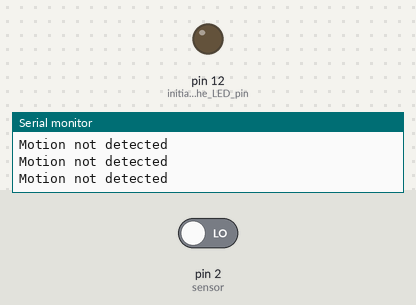
The sketch below on a simulated Arduino Uno, built with avr-gcc and run on an emulated ATmega328P. Shown: output pins drawn as LEDs (lit = HIGH), the last lines printed to the serial monitor. The test bench sets the inputs (shaded band); at power-on: pin 2 (sensor) LOW.

Above: at 1.2 s.
1.3 s: pin 2 (sensor) driven HIGH
At 2.3 s:
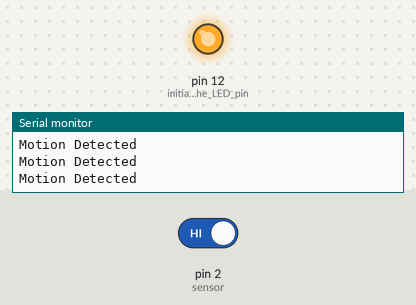
2.8 s: pin 2 (sensor) driven LOW
At 3.5 s:
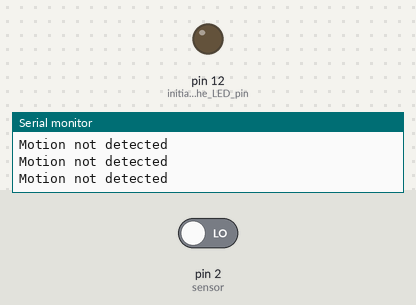
Timing chart, 0 to 5.8 s (numbered marks = the images above; inputs shaded):
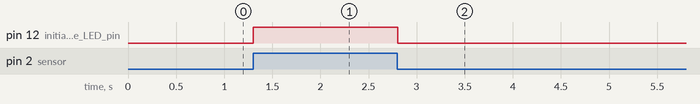

The sketch:

Task1.1P.ino
```cpp
// C++ code
//
#define sensor 2 //definig the digital pin 2 as a global variable

void setup()
{
  pinMode(sensor, INPUT); // initializing the PIR motion sensor pin as input
  pinMode(12, OUTPUT); // initializing the LED pin as output
  Serial.begin(9600); // starting serial communication at 9600 baud
}

void loop()
{
  if(digitalRead(sensor)) //when motion is detected
  {
    digitalWrite(12, HIGH); // LED ON
    Serial.println("Motion Detected"); //message on serial monitor
  }
  else //when motion is detected
  {
    digitalWrite(12, LOW); // LED OFF
    Serial.println("Motion not detected");
  }
  delay(100); //Wait for 100 milliseconds
}
```

Measured:
- after the input at 1.3 s, pin 12 (initializing_the_LED_pin): LOW → HIGH at once
- after the input at 2.8 s, pin 12 (initializing_the_LED_pin): HIGH → LOW at once
